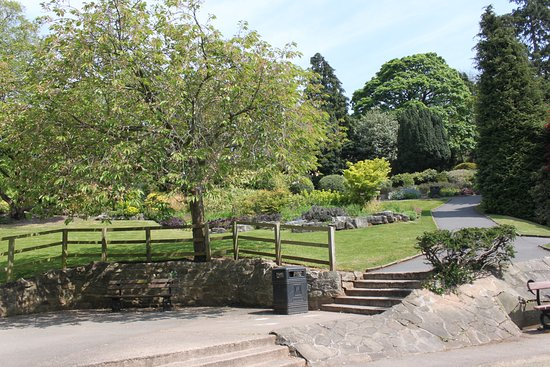
#> input picture images/park.jpg, 550 x 367 px
$ python masking.py
#> lines starting #> are read from the running program, lines starting #| are printed output that depends on the picture; after the words box and inside, x2 and y2 are one past the last pixel; in counts of white or black regions, pixels touching at a corner belong together
import cv2 as cv
import numpy as np

img = cv.imread('images/park.jpg')
#> img is the input picture: shape (367, 550, 3); mean B, G, R 111.4, 134.7, 130.5
# !!!! size of mask = size of img
blank = np.zeros(img.shape[:2],dtype='uint8')

circle = cv.circle(blank.copy(),(img.shape[1]//2+45,img.shape[0]//2),100,255,-1)
rectangle = cv.rectangle(blank.copy(),(30,30),(370,370),255,-1)

weird_shape = cv.bitwise_and(circle,rectangle)
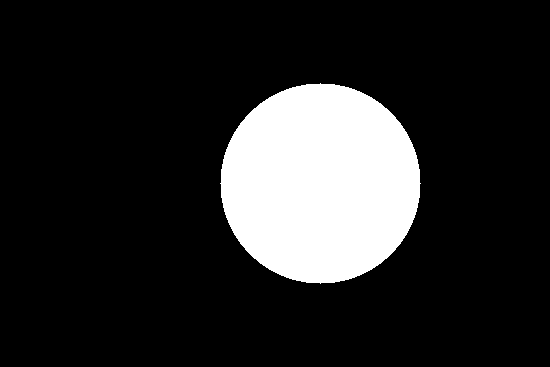
#> circle: shape (367, 550); 15.6% white; 1 white region, box (x1, y1, x2, y2) and area: (220, 83, 421, 284) 31417
cv.imshow("Weird shape",weird_shape)
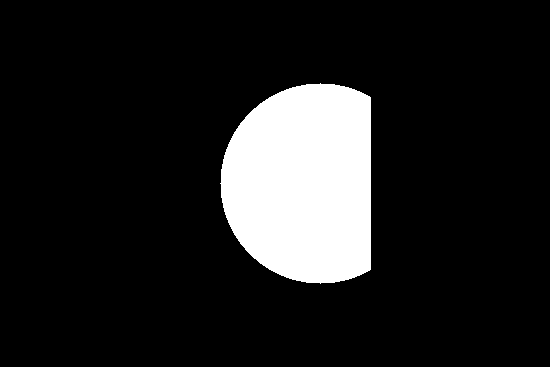
#> window 'Weird shape': shape (367, 550); 12.6% white; 1 white region, box (x1, y1, x2, y2) and area: (220, 83, 371, 284) 25359

masked = cv.bitwise_and(img,img,mask=weird_shape)
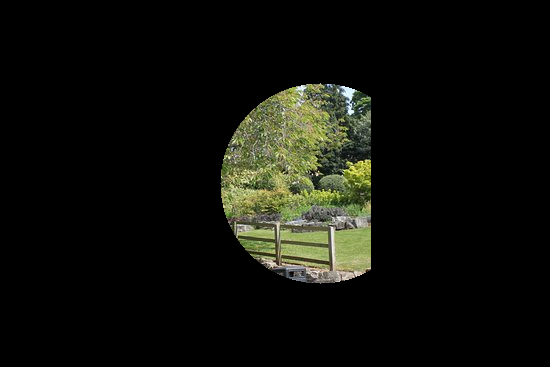
#> masked: shape (367, 550, 3); mean B, G, R 10.6, 16.1, 15.1
cv.imshow("Masked img",masked)

cv.waitKey(0)

$ run again, with images/lady2.png saved as images/park.jpg
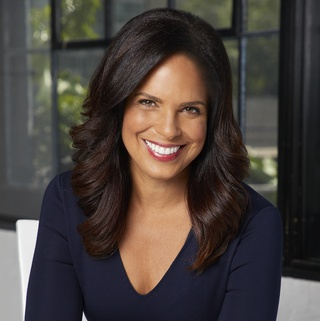
#> input picture images/lady2.png, 320 x 321 px
#> img is the input picture: shape (321, 320, 3); mean B, G, R 60.8, 64.9, 73.1
#> `weird_shape = cv.bitwise_and(circle,rectangle)`:
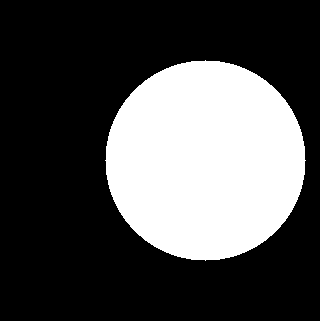
#> circle: shape (321, 320); 30.6% white; 1 white region, box (x1, y1, x2, y2) and area: (105, 60, 306, 261) 31417
#> `masked = cv.bitwise_and(img,img,mask=weird_shape)`:
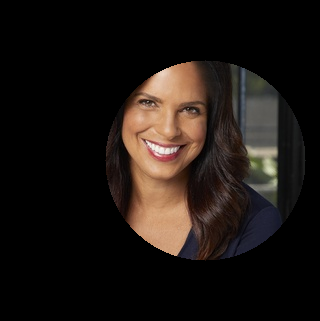
#> masked: shape (321, 320, 3); mean B, G, R 18.1, 22, 28.5
